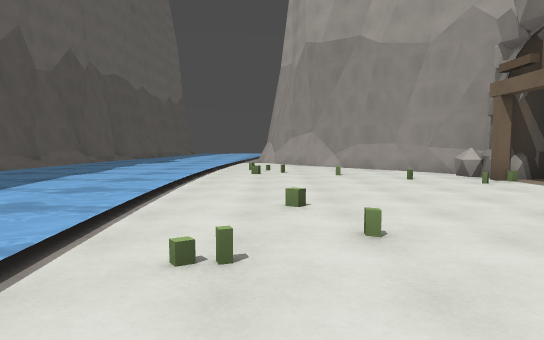
View 1 (above)

19 first-person views from a walk through a 3-D level made in the Godot game engine. The camera is 1.4 m above the floor, tilts 4° down and sees 75° across. The floor is counted in squares, 2 m on a side. Each view is taken from the middle of a square. On the plan, view 1 faces up. The plan holds only what a view shows up to about 11 squares ahead; the rest is blank. The place goes on beyond the plan. Surface patterns are stand-ins for the level's own textures.

View 2
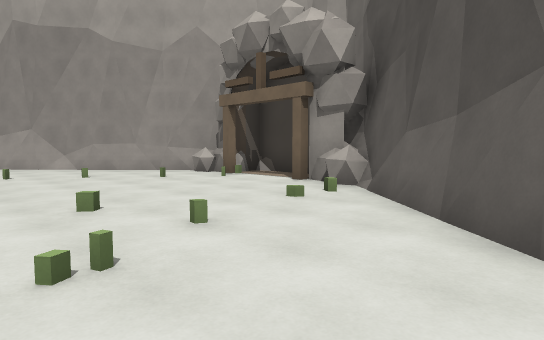

View 3
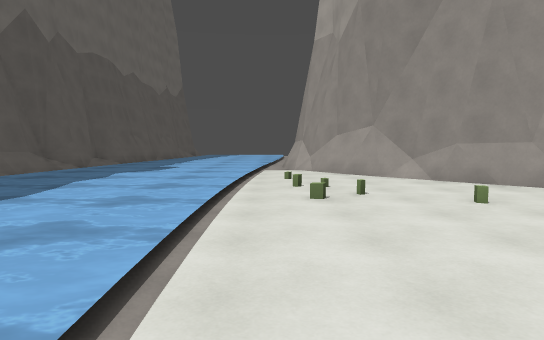

View 4
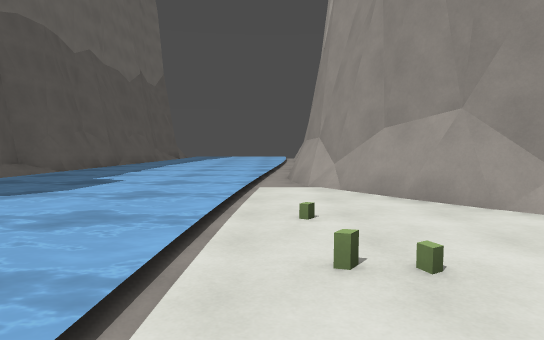

View 5
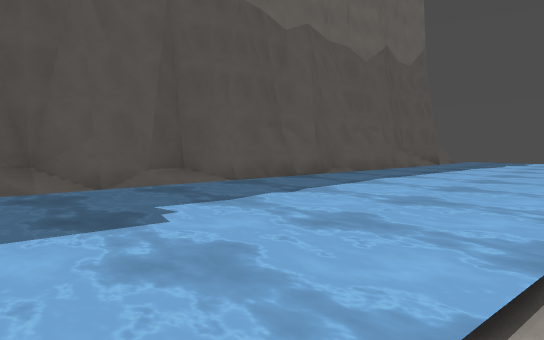

View 6
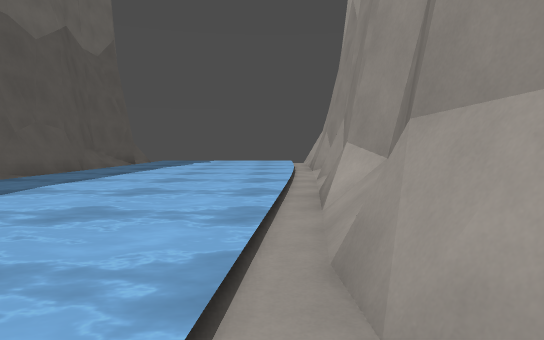

View 7
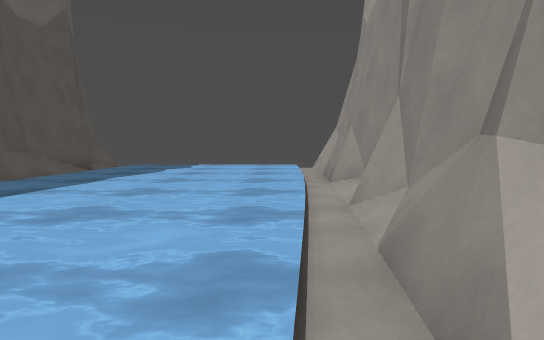

View 8
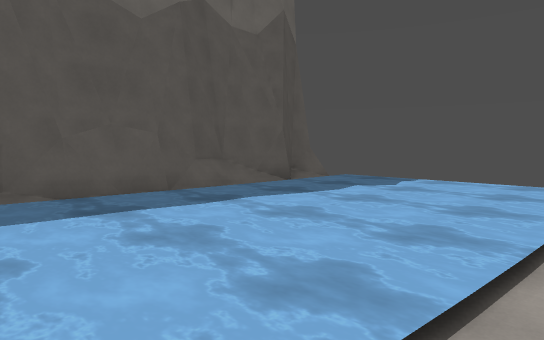

View 9
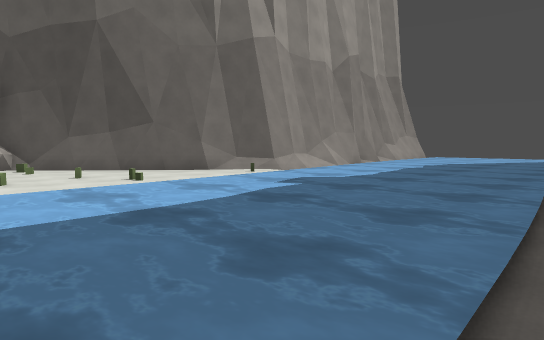

View 10
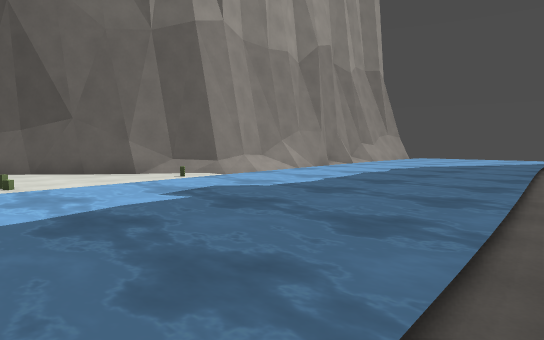

View 11
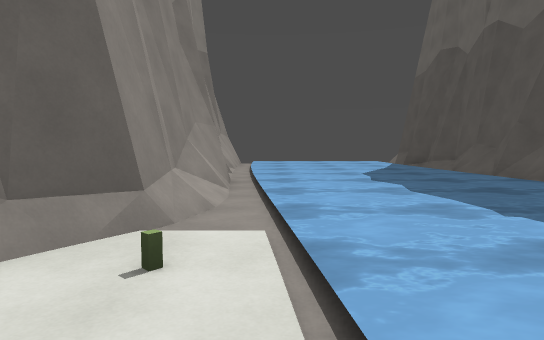

View 12
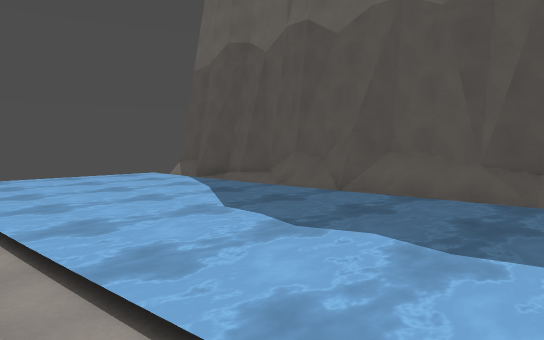

View 13
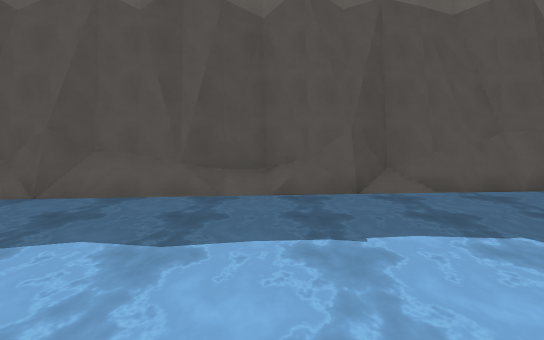

View 14
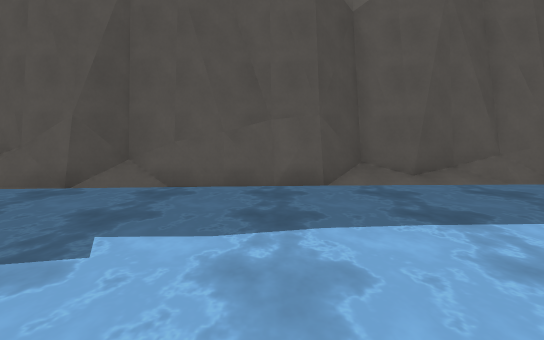

View 15
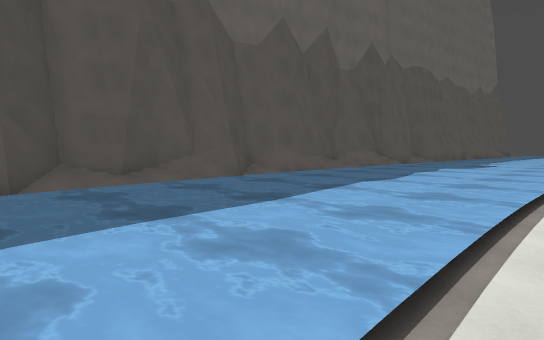

View 16
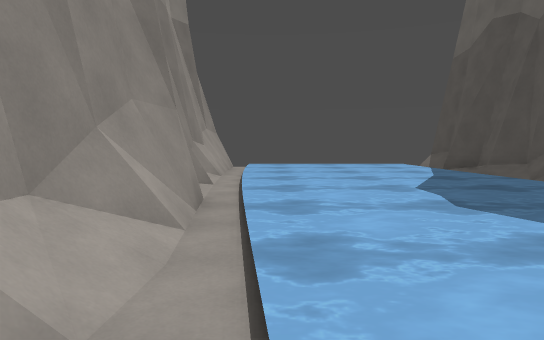

View 17
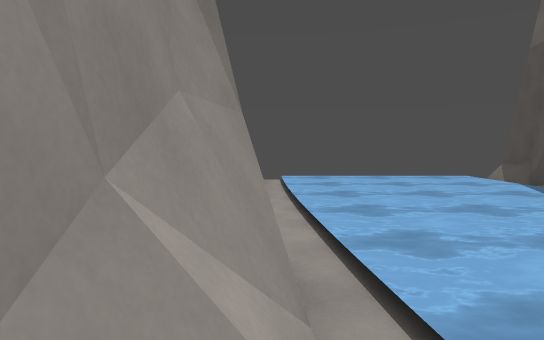

View 18
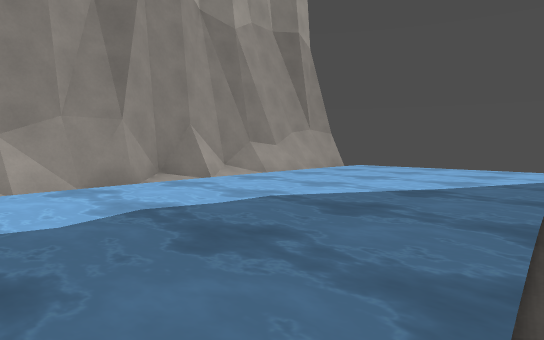

View 19
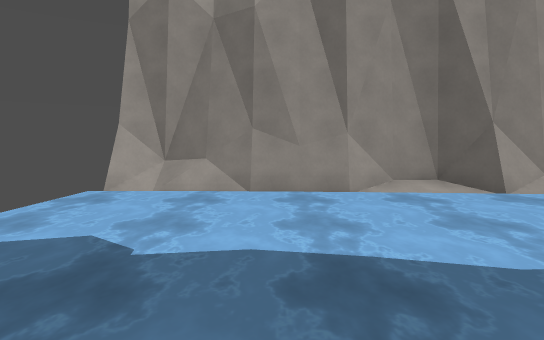

### Floor plan
Key: @ floor where view 1 was taken; # wall or solid block; x gap in a wall; . floor; / step, stairs or slope; = window, fence, low wall or low ledge; ~ water the walk can cross; ≈ water the walk keeps out of.
Columns run from 8 left of view 1 to 6 right of it. Each row starts with its distance up from view 1.
 28  #x≈≈≈≈≈ #
 27  #/~~~~~.#
 26  ##~~~~~.#
 25  #/~~~~~.#
 24  ##~~~~~.#
 23   #~~~~~/#
 22  ##~~~~~/#
 21  #.~~~~~/#
 20  #.~~~~~/#
 19  #.~~~~~##
 18  #.~~~~~#
 17  #~~~~~.#
 16  #~~~~~.#
 15 ##~~~~~.#
 14 #=~~~~~.##
 13 #=~~~~~..##
 12 #.~~~~~...##
 11 #.~~~~~....##
 10 #.~~~~~.....##
  9 #.~~~~~......#
  8 #.~~~~~.....=#
  7 #.~~~~~......##
  6 #.~~~~~.......#
  5 #.~~~~~......##
  4 #.~~~~~......##
  3 #.~~~~~......#
  2 ##~~~~~.....##
  1  #~~~~~....##
  0  #~~~~~.@.##
 -1  #~~~~~..##
 -2  #~~~~~./#
 -3  #~~~~~~/#
 -4  #.~~~~~/#
 -5  #.~~~~~##
 -6  #/~~~~~##
 -7  #/~~~~~.#
 -8  #/~~~~~.#
 -9  #/~~~~~.#
-10  #/~~~~~.#
-11  #/~~~~~.#
-12  ##~~~~~.#
-13  #/~~~~~.#
-14  #

Where each view was taken, in squares from view 1:
view 1: 0 up, 0 right, facing up
view 2: 0 up, 1 left, facing up-right
view 3: 4 up, 1 left, facing up
view 4: 8 up, 1 left, facing up
view 5: 13 up, 1 left, facing up-left
view 6: 14 up, 1 left, facing up
view 7: 17 up, 1 left, facing up
view 8: 20 up, 0 right, facing up-left
view 9: 5 up, 7 left, facing down-right
view 10: 3 up, 7 left, facing down-right
view 11: 1 up, 1 left, facing down
view 12: 3 down, 0 right, facing down-left
view 13: 3 down, 0 right, facing left
view 14: 2 up, 1 left, facing left
view 15: 2 up, 1 left, facing up-left
view 16: 2 down, 1 left, facing down
view 17: 4 down, 0 right, facing down
view 18: 4 down, 6 left, facing down-right
view 19: 25 up, 6 left, facing right
